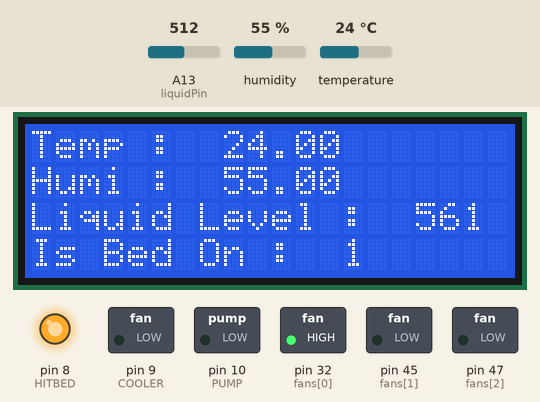
The sketch below on a simulated Arduino Mega 2560, built with avr-gcc and run on an emulated ATmega2560. Parts: 20×4 character LCD, switched loads named in the sketch (green lamp = pin HIGH), output pins drawn as LEDs (lit = HIGH). The test bench sets the inputs (shaded band); at power-on: temperature 24 °C, A13 (liquidPin) = 512, humidity 55 %.

Above: at 1.2 s.
1.3 s: temperature set to 25 °C
At 3.6 s:
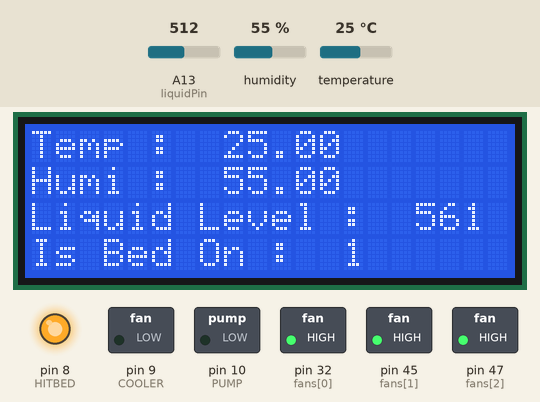
4.1 s: temperature set to 26.3 °C
At 7.0 s:
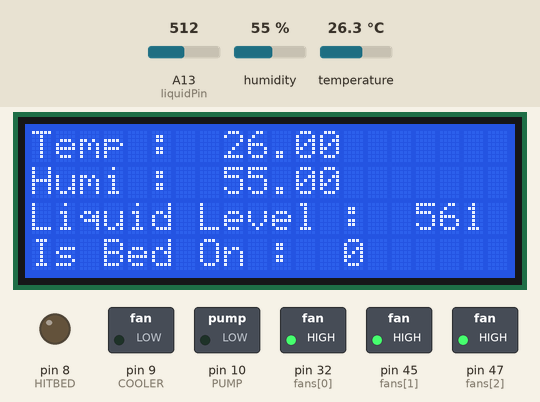
7.9 s: A13 (liquidPin) set to 768
At 9.3 s:
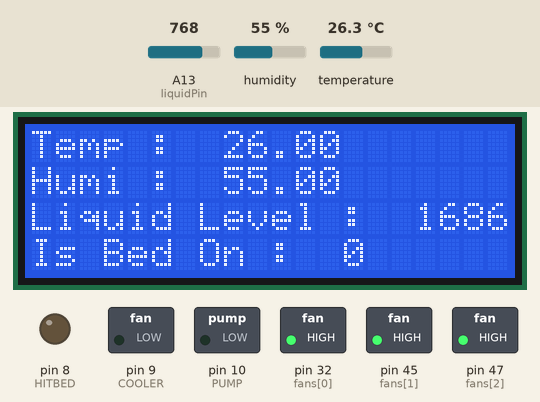
10.7 s: A13 (liquidPin) set to 793
At 13.8 s:
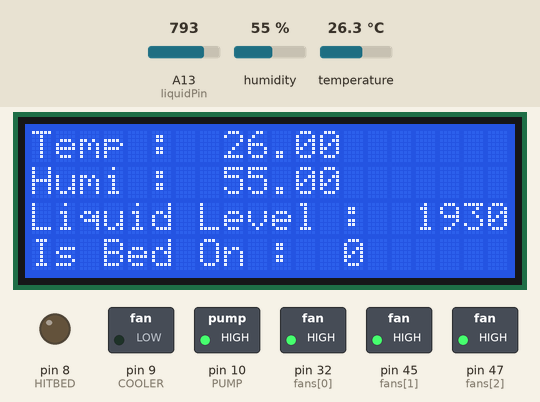
14.1 s: temperature set to 15.9 °C
16.9 s: temperature set to 15 °C
At 21.9 s:
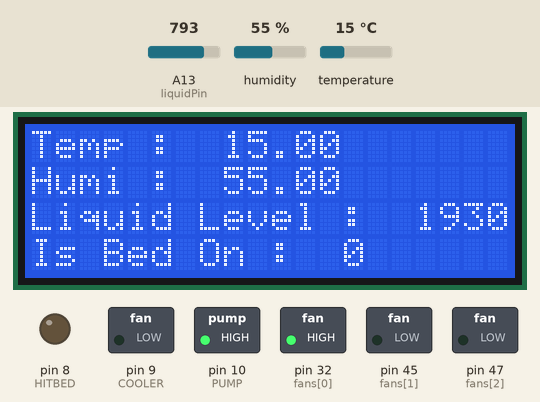
Timing chart, 0 to 23.4 s (numbered marks = the images above; inputs shaded):
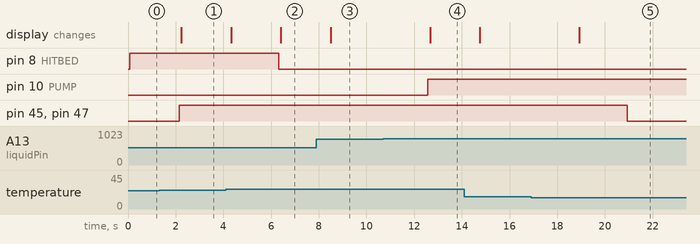

The sketch:

AGController.ino
```cpp
#include "LiquidCrystal_I2C.h"
#include "DhtControl.h"
#include "LiquidLevelSensor.h"

#define HITBED 8
#define COOLER 9
#define PUMP 10
#define DHT 43

const int fans[3] = {32, 45, 47};
const int liquidPin = A13;

//Legacy
//1550 > 이면 채우기 시작
//1400 이하가 되면 스톱
const int startPump =1800;
const int stopPump = 1700;

const int tempCoolerStart = 20;  //28
const int tempCoolerStop = 15;   //15

const int tempHitStop = 25;
const int tempHitStart = 10;

bool isBedOn = false;
String liquidState = "LOW";
int liquidLevel;

DhtControl dht(DHT);
LiquidCrystal_I2C lcd(0x3F, 20, 4);
LiquidLevelSensor liquidSensor(liquidPin);

void setup()
{
  lcd.begin();
  pinMode(HITBED, OUTPUT);
  pinMode(COOLER, OUTPUT);
  pinMode(PUMP, OUTPUT);

  for(int i=0 ; i<3 ; i++)
  {
    pinMode(fans[i], OUTPUT);
  }

  digitalWrite(HITBED, LOW);
  digitalWrite(PUMP, LOW);
  digitalWrite(COOLER, LOW);

  digitalWrite(fans[0], HIGH); //항시 켜둠
}

void loop()
{
  float temp = dht.GetTemperature();

  liquidLevel = liquidSensor.GetLiquidLevel();

  if (temp < tempHitStart)
  {
    digitalWrite(HITBED, HIGH);
    isBedOn = true;
  }
  else if (temp > tempHitStop)
  {
    digitalWrite(HITBED, LOW);
    isBedOn = false;
  }

  if (temp >= tempCoolerStart)
  {
    digitalWrite(fans[1], HIGH);
    digitalWrite(fans[2], HIGH);
  }
  else if (temp <= tempCoolerStop)
  {
    digitalWrite(fans[1], LOW);
    digitalWrite(fans[2], LOW);
  }

  if (liquidLevel < stopPump)
  {
    liquidState = "HIGH";
    digitalWrite(PUMP, LOW);
  }
  else if (liquidLevel > startPump)
  {
    liquidState = "LOW";
    digitalWrite(PUMP, HIGH);
  }
  else
  {
    liquidState = "GOOD";
  }

  DisplayValue();
  delay(2000);
}

void DisplayValue()
{
  int errCode = dht.ReadData();
  lcd.clear();
  if (errCode==0)
  {
    lcd.backlight();
    lcd.display();
    lcd.print("Temp :  ");
    lcd.print(dht.GetTemperature());
    lcd.setCursor(0, 1);
    lcd.print("Humi :  ");
    lcd.print(dht.GetHumidity());
    lcd.setCursor(0, 2);
    lcd.print("Liquid Level :  ");
    //lcd.print(liquidState);
    lcd.print(liquidLevel);
    lcd.setCursor(0, 3);
    lcd.print("Is Bed On :  ");
    lcd.print(isBedOn);
    //lcd.print(dht.GetHumidity());
  }
  else
  {
    lcd.backlight();
    lcd.display();
    lcd.print("Error No : ");
    lcd.print(errCode);
  }
}
```

Measured:
- the behaviour switches between 25.4 and 25.5 °C on temperature (found by bisection; images 1 and 2)
- the behaviour switches between 780 and 781 on A13 (liquidPin) (found by bisection; images 3 and 4)
- the behaviour switches between 15.5 and 15.4 °C on temperature (found by bisection; images 4 and 5)
- after the input at 1.3 s, the display: changes after 0.93 s (image 1)
- after the input at 4.1 s, pin 8 (HITBED): HIGH → LOW after 2.2 s; the display: first changes after 0.22 s (image 2 shows a later state)
- after the input at 7.9 s, the display: changes after 0.59 s (image 3)
- after the input at 10.7 s, pin 10 (PUMP): LOW → HIGH after 1.9 s; the display: changes after 2.0 s (image 4)
- after the input at 16.9 s, pin 45 (fans[1]), pin 47 (fans[2]): HIGH → LOW after 4.0 s; the display: changes after 2.0 s (image 5)
